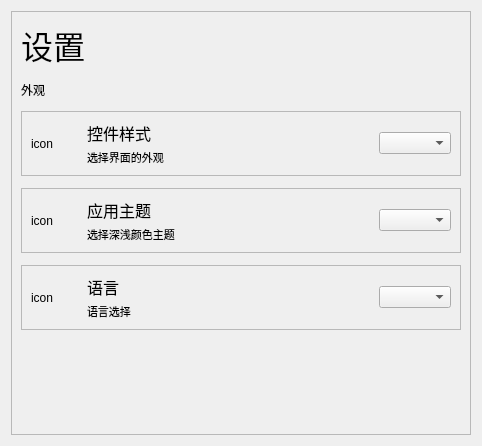
<?xml version="1.0" encoding="UTF-8"?>
<ui version="4.0">
 <class>SettingPage</class>
 <widget class="QWidget" name="SettingPage">
  <property name="geometry">
   <rect>
    <x>0</x>
    <y>0</y>
    <width>482</width>
    <height>446</height>
   </rect>
  </property>
  <property name="windowTitle">
   <string>Form</string>
  </property>
  <layout class="QVBoxLayout" name="verticalLayout">
   <item>
    <widget class="QScrollArea" name="scrollArea">
     <property name="widgetResizable">
      <bool>true</bool>
     </property>
     <widget class="QWidget" name="scrollAreaWidgetContents">
      <property name="geometry">
       <rect>
        <x>0</x>
        <y>0</y>
        <width>460</width>
        <height>424</height>
       </rect>
      </property>
      <layout class="QVBoxLayout" name="verticalLayout_2">
       <property name="spacing">
        <number>12</number>
       </property>
       <item>
        <widget class="QLabel" name="label">
         <property name="font">
          <font>
           <family>Microsoft YaHei Light</family>
           <pointsize>24</pointsize>
          </font>
         </property>
         <property name="text">
          <string>设置</string>
         </property>
        </widget>
       </item>
       <item>
        <widget class="QLabel" name="label_2">
         <property name="text">
          <string>外观</string>
         </property>
        </widget>
       </item>
       <item>
        <widget class="QFrame" name="frame">
         <property name="frameShape">
          <enum>QFrame::Shape::StyledPanel</enum>
         </property>
         <property name="frameShadow">
          <enum>QFrame::Shadow::Raised</enum>
         </property>
         <layout class="QGridLayout" name="gridLayout" columnstretch="0,1,0" columnminimumwidth="50,0,0">
          <property name="verticalSpacing">
           <number>4</number>
          </property>
          <item row="0" column="1">
           <widget class="QLabel" name="label_3">
            <property name="font">
             <font>
              <pointsize>12</pointsize>
             </font>
            </property>
            <property name="text">
             <string>控件样式</string>
            </property>
           </widget>
          </item>
          <item row="0" column="2" rowspan="2">
           <widget class="QComboBox" name="style_select"/>
          </item>
          <item row="1" column="1">
           <widget class="QLabel" name="label_5">
            <property name="font">
             <font>
              <pointsize>8</pointsize>
             </font>
            </property>
            <property name="text">
             <string>选择界面的外观</string>
            </property>
           </widget>
          </item>
          <item row="0" column="0" rowspan="2">
           <widget class="QLabel" name="style_icon">
            <property name="text">
             <string>icon</string>
            </property>
           </widget>
          </item>
         </layout>
        </widget>
       </item>
       <item>
        <widget class="QFrame" name="frame_2">
         <property name="frameShape">
          <enum>QFrame::Shape::StyledPanel</enum>
         </property>
         <property name="frameShadow">
          <enum>QFrame::Shadow::Raised</enum>
         </property>
         <layout class="QGridLayout" name="gridLayout_2" columnstretch="0,1,0" columnminimumwidth="50,0,0">
          <property name="verticalSpacing">
           <number>4</number>
          </property>
          <item row="0" column="1">
           <widget class="QLabel" name="label_6">
            <property name="font">
             <font>
              <pointsize>12</pointsize>
             </font>
            </property>
            <property name="text">
             <string>应用主题</string>
            </property>
           </widget>
          </item>
          <item row="0" column="2" rowspan="2">
           <widget class="QComboBox" name="theme_select"/>
          </item>
          <item row="1" column="1">
           <widget class="QLabel" name="label_7">
            <property name="font">
             <font>
              <pointsize>8</pointsize>
             </font>
            </property>
            <property name="text">
             <string>选择深浅颜色主题</string>
            </property>
           </widget>
          </item>
          <item row="0" column="0" rowspan="2">
           <widget class="QLabel" name="theme_icon">
            <property name="text">
             <string>icon</string>
            </property>
           </widget>
          </item>
         </layout>
        </widget>
       </item>
       <item>
        <widget class="QFrame" name="frame_3">
         <property name="frameShape">
          <enum>QFrame::Shape::StyledPanel</enum>
         </property>
         <property name="frameShadow">
          <enum>QFrame::Shadow::Raised</enum>
         </property>
         <layout class="QGridLayout" name="gridLayout_3" columnstretch="0,1,0" columnminimumwidth="50,0,0">
          <property name="verticalSpacing">
           <number>4</number>
          </property>
          <item row="0" column="1">
           <widget class="QLabel" name="label_8">
            <property name="font">
             <font>
              <pointsize>12</pointsize>
             </font>
            </property>
            <property name="text">
             <string>语言</string>
            </property>
           </widget>
          </item>
          <item row="0" column="2" rowspan="2">
           <widget class="QComboBox" name="language_select"/>
          </item>
          <item row="1" column="1">
           <widget class="QLabel" name="label_9">
            <property name="font">
             <font>
              <pointsize>8</pointsize>
             </font>
            </property>
            <property name="text">
             <string>语言选择</string>
            </property>
           </widget>
          </item>
          <item row="0" column="0" rowspan="2">
           <widget class="QLabel" name="language_icon">
            <property name="text">
             <string>icon</string>
            </property>
           </widget>
          </item>
         </layout>
        </widget>
       </item>
       <item>
        <spacer name="verticalSpacer">
         <property name="orientation">
          <enum>Qt::Orientation::Vertical</enum>
         </property>
         <property name="sizeHint" stdset="0">
          <size>
           <width>20</width>
           <height>40</height>
          </size>
         </property>
        </spacer>
       </item>
      </layout>
     </widget>
    </widget>
   </item>
  </layout>
 </widget>
 <resources/>
 <connections/>
</ui>
